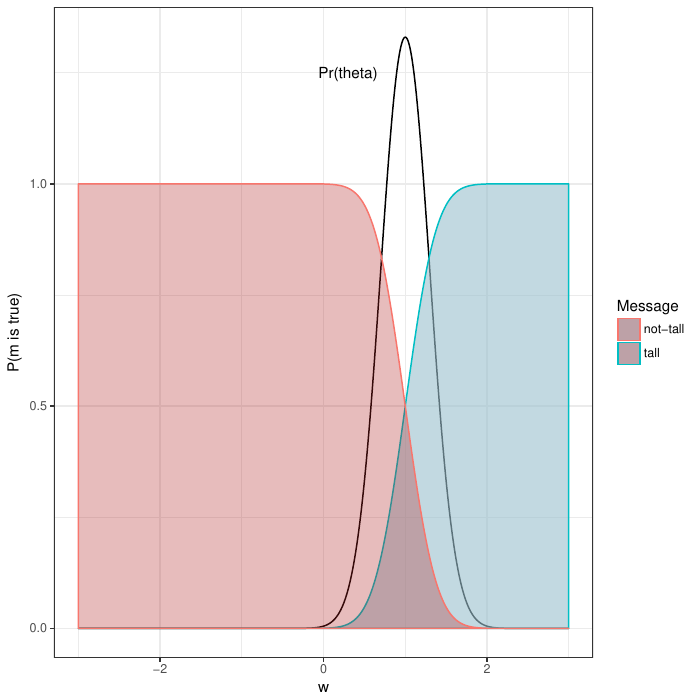

The R source for this figure:
library(ggplot2)
# Multiple plot function
#
# ggplot objects can be passed in ..., or to plotlist (as a list of ggplot objects)
# - cols:   Number of columns in layout
# - layout: A matrix specifying the layout. If present, 'cols' is ignored.
#
# If the layout is something like matrix(c(1,2,3,3), nrow=2, byrow=TRUE),
# then plot 1 will go in the upper left, 2 will go in the upper right, and
# 3 will go all the way across the bottom.
#

x <- seq(-3,3,length=600)


###Vague semantics of tall and not-tall
ylab_b = "P(m is true)"

lit_tall <- pnorm(x,mean=1, sd=0.3)
lit_not_tall <- 1-pnorm(x,mean=1, sd=0.3)
th_prior <- dnorm(x,mean=1, sd=0.3)
graph_b <- ggplot()  + geom_line(aes(x=x, y=th_prior)) +
  geom_area(aes(x=x, y=lit_tall, colour="tall"),  fill="lightblue3", alpha = 0.6) + 
  geom_area(aes(x=x, y=lit_not_tall, colour="not-tall"),  fill="firebrick", alpha = 0.3) +
  scale_colour_hue(name="Message") + theme_bw() + 
  annotate("text", x=0.3, y=1.25, label="Pr(theta)" ) + 
  scale_y_continuous(name=ylab_b)  + scale_x_continuous(name="w") 

ggsave("vague-semantics.pdf")
